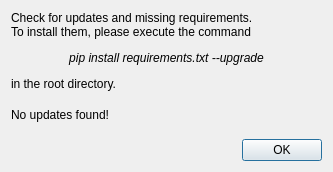
<?xml version="1.0" encoding="UTF-8"?>
<ui version="4.0">
 <class>Dialog</class>
 <widget class="QDialog" name="Dialog">
  <property name="geometry">
   <rect>
    <x>0</x>
    <y>0</y>
    <width>333</width>
    <height>172</height>
   </rect>
  </property>
  <property name="windowTitle">
   <string>Check for Updates</string>
  </property>
  <layout class="QGridLayout" name="gridLayout">
   <item row="1" column="0">
    <widget class="QLabel" name="lbl_info">
     <property name="text">
      <string>No updates found!</string>
     </property>
    </widget>
   </item>
   <item row="2" column="0" colspan="2">
    <widget class="QDialogButtonBox" name="buttonBox">
     <property name="orientation">
      <enum>Qt::Horizontal</enum>
     </property>
     <property name="standardButtons">
      <set>QDialogButtonBox::Ok</set>
     </property>
    </widget>
   </item>
   <item row="0" column="0" colspan="2">
    <widget class="QLabel" name="label">
     <property name="text">
      <string>&lt;html&gt;&lt;head/&gt;&lt;body&gt;&lt;p align=&quot;justify&quot;&gt;Check for updates and missing requirements.&lt;br/&gt;To install them, please execute the command&lt;/p&gt;&lt;p align=&quot;center&quot;&gt;&lt;span style=&quot; font-style:italic;&quot;&gt;pip install requirements.txt --upgrade&lt;/span&gt;&lt;/p&gt;&lt;p&gt;in the root directory.&lt;/p&gt;&lt;/body&gt;&lt;/html&gt;</string>
     </property>
     <property name="textFormat">
      <enum>Qt::RichText</enum>
     </property>
    </widget>
   </item>
  </layout>
 </widget>
 <resources/>
 <connections>
  <connection>
   <sender>buttonBox</sender>
   <signal>accepted()</signal>
   <receiver>Dialog</receiver>
   <slot>accept()</slot>
   <hints>
    <hint type="sourcelabel">
     <x>248</x>
     <y>254</y>
    </hint>
    <hint type="destinationlabel">
     <x>157</x>
     <y>274</y>
    </hint>
   </hints>
  </connection>
  <connection>
   <sender>buttonBox</sender>
   <signal>rejected()</signal>
   <receiver>Dialog</receiver>
   <slot>reject()</slot>
   <hints>
    <hint type="sourcelabel">
     <x>316</x>
     <y>260</y>
    </hint>
    <hint type="destinationlabel">
     <x>286</x>
     <y>274</y>
    </hint>
   </hints>
  </connection>
 </connections>
</ui>
